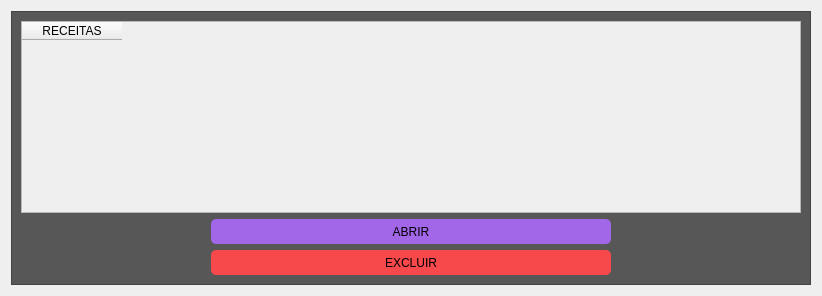
            <widget class="QWidget" name="pg_receitas">
             <layout class="QHBoxLayout" name="horizontalLayout_5">
              <item alignment="Qt::AlignHCenter">
               <widget class="QFrame" name="frame_3">
                <property name="minimumSize">
                 <size>
                  <width>800</width>
                  <height>0</height>
                 </size>
                </property>
                <property name="maximumSize">
                 <size>
                  <width>800</width>
                  <height>16777215</height>
                 </size>
                </property>
                <property name="styleSheet">
                 <string notr="true">background-color: #575757;
</string>
                </property>
                <property name="frameShape">
                 <enum>QFrame::StyledPanel</enum>
                </property>
                <property name="frameShadow">
                 <enum>QFrame::Raised</enum>
                </property>
                <layout class="QVBoxLayout" name="verticalLayout_5">
                 <item>
                  <widget class="QTableWidget" name="tableWidget_receitas">
                   <property name="styleSheet">
                    <string notr="true">background-color: rgb(239, 239, 239);
gridline-color: rgb(0, 0, 0);
color:#000000</string>
                   </property>
                   <column>
                    <property name="text">
                     <string>RECEITAS</string>
                    </property>
                   </column>
                  </widget>
                 </item>
                 <item alignment="Qt::AlignHCenter">
                  <widget class="QPushButton" name="btn_receitas_abrir">
                   <property name="minimumSize">
                    <size>
                     <width>400</width>
                     <height>25</height>
                    </size>
                   </property>
                   <property name="maximumSize">
                    <size>
                     <width>400</width>
                     <height>16777215</height>
                    </size>
                   </property>
                   <property name="cursor">
                    <cursorShape>PointingHandCursor</cursorShape>
                   </property>
                   <property name="styleSheet">
                    <string notr="true">QPushButton:hover{
	background-color: rgb(80, 80, 80);
	border-radius:5px;
	color:#ffffff
}

QPushButton{
	border-radius: 5px;
	background-color:  rgb(162, 102, 233);
}</string>
                   </property>
                   <property name="text">
                    <string>ABRIR</string>
                   </property>
                  </widget>
                 </item>
                 <item alignment="Qt::AlignHCenter">
                  <widget class="QPushButton" name="btn_receitas_excluir">
                   <property name="minimumSize">
                    <size>
                     <width>400</width>
                     <height>25</height>
                    </size>
                   </property>
                   <property name="maximumSize">
                    <size>
                     <width>400</width>
                     <height>16777215</height>
                    </size>
                   </property>
                   <property name="cursor">
                    <cursorShape>PointingHandCursor</cursorShape>
                   </property>
                   <property name="styleSheet">
                    <string notr="true">QPushButton:hover{
	background-color: rgb(80, 80, 80);
	border-radius:5px;
	color:#ffffff
}

QPushButton{
	border-radius: 5px;
	background-color:  rgb(247, 72, 75);
}</string>
                   </property>
                   <property name="text">
                    <string>EXCLUIR</string>
                   </property>
                  </widget>
                 </item>
                </layout>
               </widget>
              </item>
             </layout>
            </widget>
